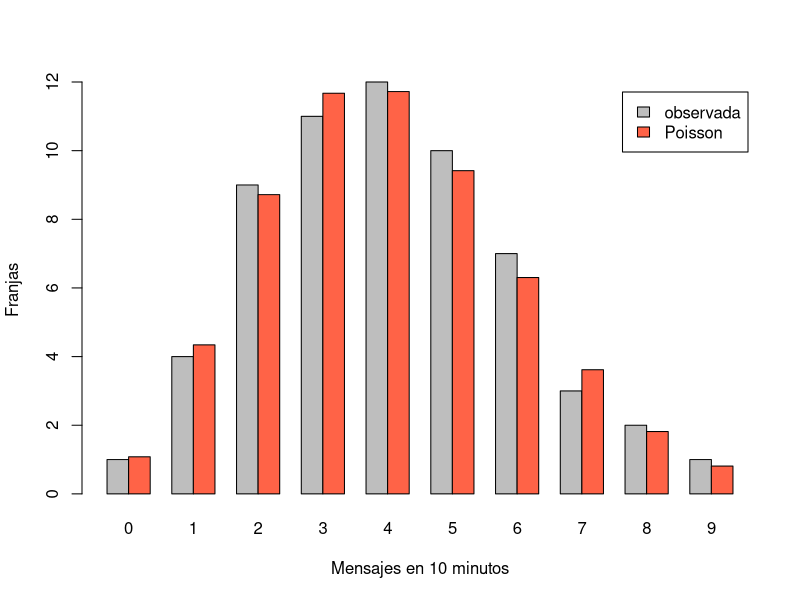

This chart was generated by the following R code:
# Programa 3: ¿se ajusta una Poisson a los mensajes del grupo?
# Del artículo «Variables aleatorias discretas — práctica en R con el grupo de WhatsApp simulado, esperas hasta el mensaje útil y una Poisson que se ajusta a los datos (y el rgeom que creí roto)»
# https://sergiolearns.com/variables-aleatorias-discretas-practica/

x <- 0:9                                    # mensajes en una franja
f <- c(1, 4, 9, 11, 12, 10, 7, 3, 2, 1)     # número de franjas con ese valor
mensajes <- rep(x, f)                       # los 60 conteos, uno por franja
length(mensajes)

lambda <- mean(mensajes)                    # estimación de lambda
c(media = lambda, varianza = var(mensajes))

esperada <- 60 * dpois(x, lambda)           # franjas que esperaría el modelo
tabla <- cbind(x, observada = f, esperada = round(esperada, 2))
tabla
sum(esperada)                               # no llega a 60: falta la cola de 10 o más

# usar el modelo
c(modelo = 1 - ppois(7, lambda), datos = mean(mensajes >= 8))
c(media_hora = 6 * lambda, P_mas_de_30_en_una_hora = 1 - ppois(30, 6 * lambda))

barplot(rbind(f, esperada), beside = TRUE, names.arg = x,
        col = c("grey", "tomato"), legend.text = c("observada", "Poisson"),
        xlab = "Mensajes en 10 minutos", ylab = "Franjas")
